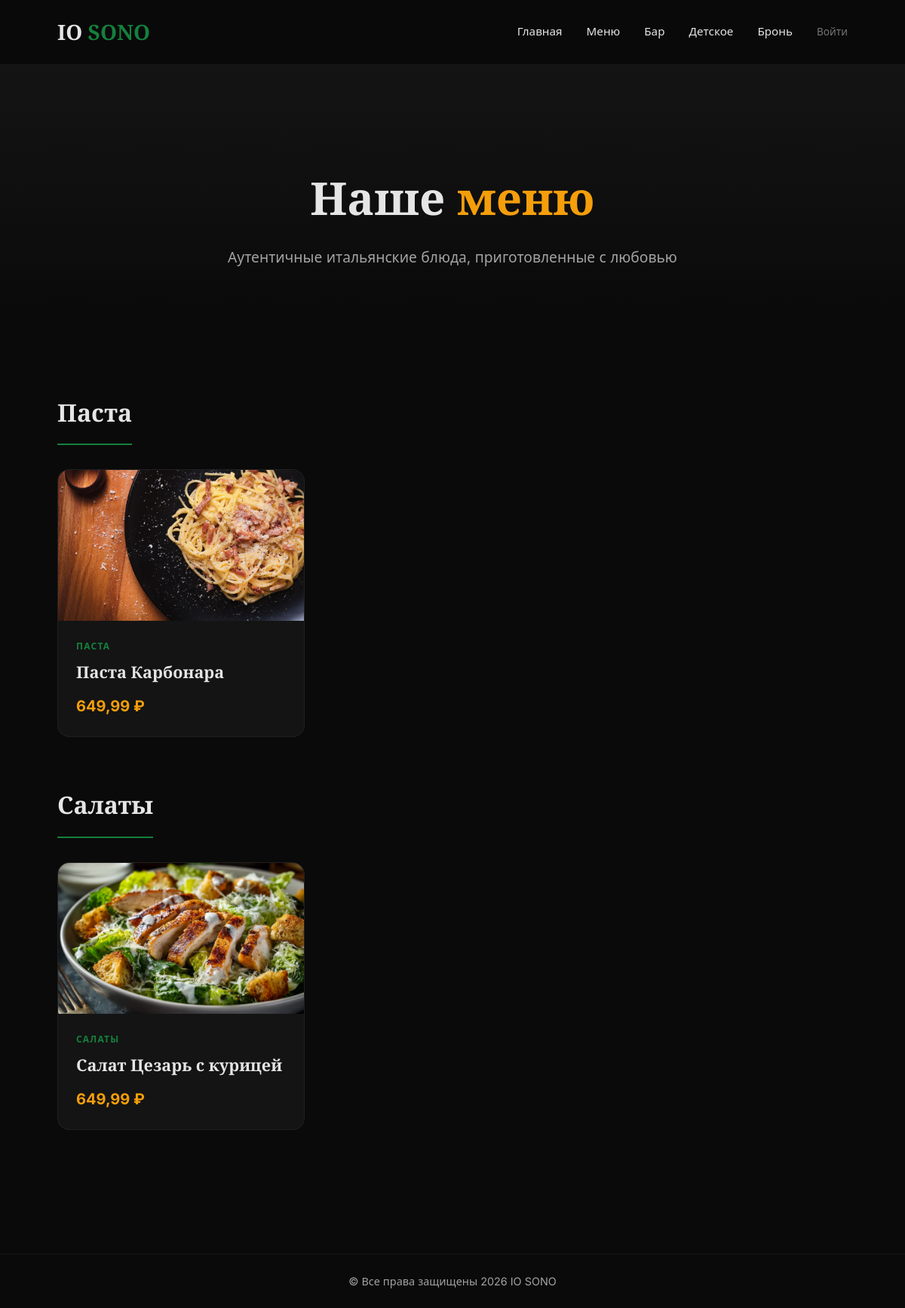
The app's page /menu/ with its own data.
### core/models.py (models this page shows, shortened)
class Category(models.Model):
    name = models.CharField('Название', max_length=100)
    slug = models.SlugField('URL-метка', unique=True)
    class Meta:
        verbose_name = 'Категория'
        verbose_name_plural = 'Категории'

class MenuItem(models.Model):
    category = models.ForeignKey(
        Category,
        on_delete=models.CASCADE,
        verbose_name='Категория',
        related_name='items'
    )
    name = models.CharField('Название блюда', max_length=200)
    description = models.TextField('Описание', blank=True)
    price = models.DecimalField('Цена (₽)', max_digits=8, decimal_places=2)
    image = models.ImageField('Фото', upload_to='dishes/', null=True, blank=True)
    is_featured = models.BooleanField('Рекомендуемое', default=False)
    class Meta:
        verbose_name = 'Блюдо'
        verbose_name_plural = 'Блюда'
        ordering = ['category', 'name']

### core/views.py (the view)
# urls.py: path('menu/', views.menu, name='menu'),
def menu(request):
    dishes = MenuItem.objects.select_related('category').all()
    categories = Category.objects.prefetch_related('menuitem_set').all()
    return render(request, 'menu.html', {
        'dishes': dishes,
        'categories': categories
    })

### templates/menu.html (shortened to what this page needs)
{% extends 'base.html' %}
{% block content %}
<section class="page-header">
    <div class="container">
        <h1 class="page-header__title">Наше <span class="text-accent">меню</span></h1>
        <p class="page-header__desc">Аутентичные итальянские блюда, приготовленные с любовью</p>
    </div>
</section>
<section class="section menu-full">
    <div class="container">
        {% regroup dishes by category as category_list %}
        {% for category in category_list %}
        <div class="menu-category">
            <h2 class="menu-category__title">{{ category.grouper.name }}</h2>
            <div class="dishes-grid dishes-grid--full">
                {% for dish in category.list %}
                <article class="dish-card dish-card--full dish-clickable"
                         data-title="{{ dish.name }}"
                         data-desc="{{ dish.description }}"
                         data-price="{{ dish.price }}"
                         data-category="{{ dish.category.name }}"
                         data-img="{% if dish.image %}{{ dish.image.url }}{% endif %}">
                    {% if dish.image %}
                    <div class="dish-card__img" style="background-image: url('{{ dish.image.url }}');"></div>
                    {% else %}
                    <div class="dish-card__img dish-card__img--placeholder"></div>
                    {% endif %}
                    <div class="dish-card__body">
                        <span class="dish-card__cat">{{ dish.category.name }}</span>
                        <h3 class="dish-card__name">{{ dish.name }}</h3>
                        <div class="dish-card__price">{{ dish.price }} ₽</div>
                    </div>
                </article>
                {% endfor %}
            </div>
        </div>
        {% empty %}
        <p class="text-muted">Меню пока пусто. Добавьте блюда через админку.</p>
        {% endfor %}
    </div>
</section>
{% endblock %}

### static/css/style.css (style rules this page uses)
*, *::before, *::after { box-sizing: border-box; margin: 0; padding: 0; }
html { scroll-behavior: smooth; }
body { font-family: 'Inter', system-ui, sans-serif; background: #0a0a0a; color: #e5e5e5; line-height: 1.6; overflow-x: hidden; padding-top: 0; }
:root { --clr-bg: #0a0a0a; --clr-surface: #141414; --clr-surface-hover: #1a1a1a; --clr-primary: #15803d; --clr-primary-hover: #166534; --clr-accent: #f59e0b; --clr-text: #e5e5e5; --clr-muted: #a3a3a3; --font-serif: 'Playfair Display', Georgia, serif; --font-sans: 'Inter', system-ui, sans-serif; --radius: 16px; --shadow: 0 10px 30px rgba(0,0,0,0.4); --transition: 0.3s cubic-bezier(0.4, 0, 0.2, 1); }
.container { width: min(90%, 1200px); margin: 0 auto; padding: 0 1rem; }
.section { padding: clamp(60px, 10vw, 100px) 0; }
.text-accent { color: var(--clr-accent); }
.dishes-grid { display: grid; grid-template-columns: repeat(auto-fit, minmax(280px, 1fr)); gap: 2rem; }
.dish-card { background: var(--clr-surface); border-radius: var(--radius); overflow: hidden; transition: var(--transition); border: 1px solid rgba(255,255,255,0.05); }
.dish-card__img { height: 200px; background-size: cover; background-position: center; background-color: #222; }
.dish-card__body { padding: 1.5rem; }
.dish-card__cat { display: block; color: var(--clr-primary); font-size: 0.75rem; text-transform: uppercase; letter-spacing: 0.1em; font-weight: 600; margin-bottom: 0.5rem; }
.dish-card__name { font-family: var(--font-serif); font-size: 1.35rem; margin-bottom: 0.75rem; }
.dish-card__price { font-size: 1.25rem; font-weight: 700; color: var(--clr-accent); }
.page-header { padding: 8rem 0 4rem; background: linear-gradient(180deg, var(--clr-surface) 0%, var(--clr-bg) 100%); text-align: center; }
.page-header__title { font-family: var(--font-serif); font-size: clamp(2.5rem, 5vw, 4rem); margin-bottom: 1rem; }
.page-header__desc { color: var(--clr-muted); font-size: 1.2rem; }
.menu-category { margin-bottom: 4rem; }
.menu-category__title { font-family: var(--font-serif); font-size: 2rem; margin-bottom: 2rem; padding-bottom: 1rem; border-bottom: 2px solid var(--clr-primary); display: inline-block; }
.dishes-grid--full { grid-template-columns: repeat(auto-fill, minmax(300px, 1fr)); }
.dish-card--full { display: flex; flex-direction: column; }
.dish-clickable { cursor: pointer; }

### records on screen
Category: grouper.name "Паста"
MenuItem: image (picture), category.name "ПАСТА", name "Паста Карбонара", price "649,99"
Category: grouper.name "Салаты"
MenuItem: image (picture), category.name "САЛАТЫ", name "Салат Цезарь с курицей", price "649,99"
